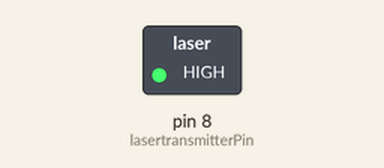
A sketch run on a simulated Arduino Uno, built with avr-gcc and run on an emulated ATmega328P. On the bench: switched loads named in the sketch (green lamp = pin HIGH).

Above: at 2.5 s.
At 7.5 s:
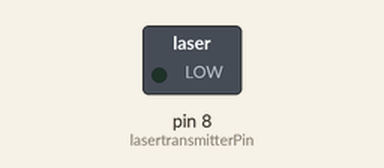
Timing chart, 0 to 13.0 s (numbered marks = the images above):
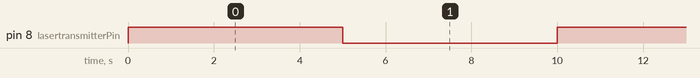

Measured:
- by itself, pin 8 (lasertransmitterPin): alternates HIGH for 5.0 s and LOW for 5.0 s

The sketch:

_18_LaserTransmitterModule.ino
```cpp
/***********************************************************
File name:  _18_LaserTransmitterModule.ino
Description:  Emitting laser 5 seconds,
              stop emitting laser 5 seconds.
Website: www.adeept.com
E-mail: support@adeept.com
Author: Tom
Date: 2016/06/12
***********************************************************/
int lasertransmitterPin=8; //definition digital 8 pin to control the laser transmitter module
void setup()
{
    pinMode(lasertransmitterPin,OUTPUT);    //Set the digital 8 port mode, OUTPUT: Output mode
}
void loop()
{
    digitalWrite(lasertransmitterPin,HIGH); //HIGH is set to about 5V PIN8
    delay(5000);                            //Set the delay time, 5000 = 5S
    digitalWrite(lasertransmitterPin,LOW);  //LOW is set to about 5V PIN8
    delay(5000);                            //Set the delay time, 5000 = 5S
}
```
